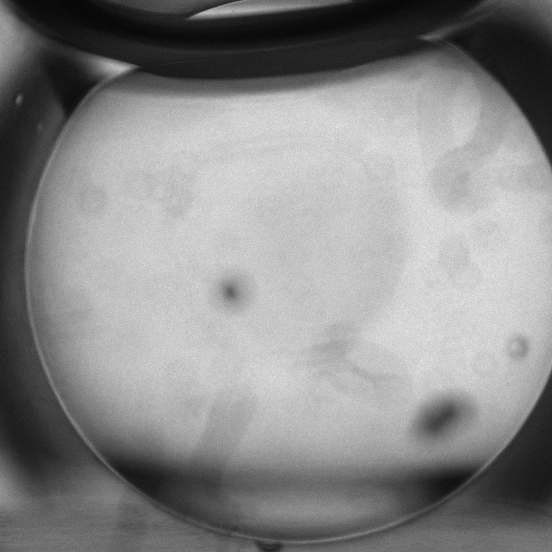
#> input picture Example 1/H04_00_0.jpg, 1104 x 1104 px (shown at 1/2 size); its folder holds only this picture in this run
$ python -i test5.py   (imports and definitions only)   (older library calls are emulated)
#> lines starting #> are read from the running program, lines starting #| are printed output that depends on the picture
#> further down, picture is the input picture: shape (1104, 1104, 3); min 0, max 255, mean 137.1
# testing sorting of images based on the timestamp or
#  final set of numbers in the *.jpg

import glob
import re
import cv2
import numpy as np

boxDimen = 495 # bounding box dimension for photo cropping used in auto_crop()
stdProcessed = []

sourceDir = 'C:/Users/jamie/OneDrive/Shared_Files_Jan_Sci/Autofocus Images/J000972_AF_Temp/Set1/*.jpg'            # photo source folder end in '/'
flist=glob.glob(sourceDir)

# takes in a grayscale image initialized with cv2, and returns a processed image using Sobel XY processing
def sobel(img):
    # print('running Sobel')
    sobelX = cv2.Sobel(img, cv2.CV_64F, 1, 0)
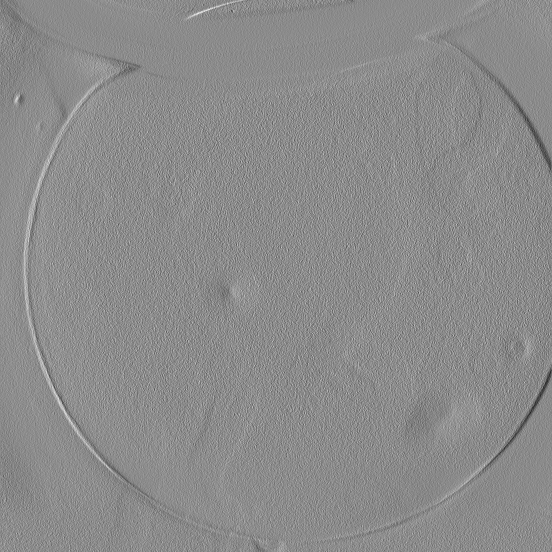
#> sobelX: shape (1104, 1104, 3) float64 (shown at 1/2 size); min -198, max 164, mean 0.2; drawn with min black and max white
    sobelY = cv2.Sobel(img, cv2.CV_64F, 0, 1)
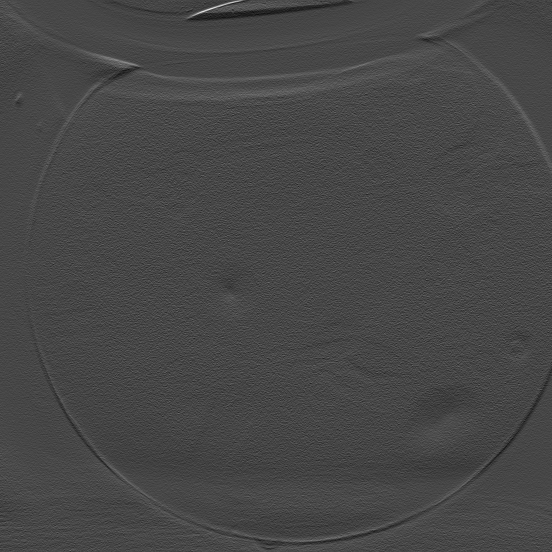
#> sobelY: shape (1104, 1104, 3) float64 (shown at 1/2 size); min -164, max 425, mean 0.4; drawn with min black and max white
    sobelX = np.uint8(np.absolute(sobelX))
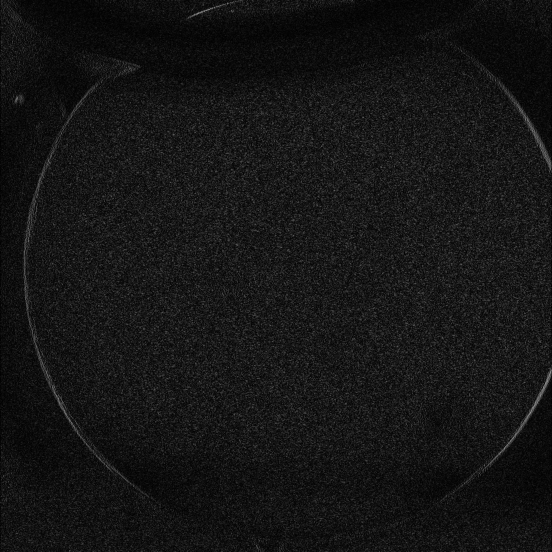
#> sobelX: shape (1104, 1104, 3) (shown at 1/2 size); min 0, max 198, mean 20.9
    sobelY = np.uint8(np.absolute(sobelY))
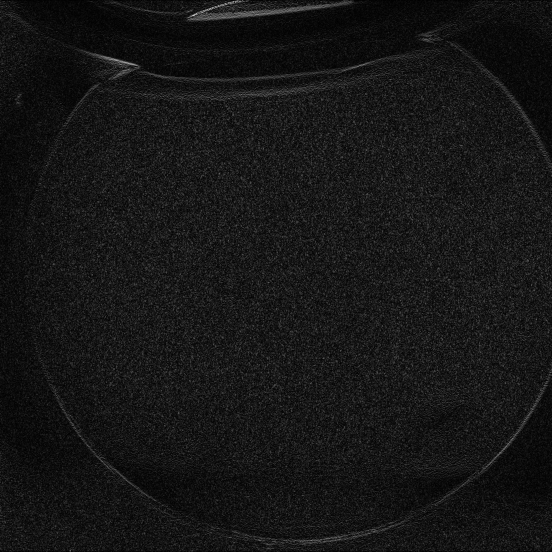
#> sobelY: shape (1104, 1104, 3) (shown at 1/2 size); min 0, max 255, mean 21.7

    return cv2.bitwise_or(sobelX, sobelY)
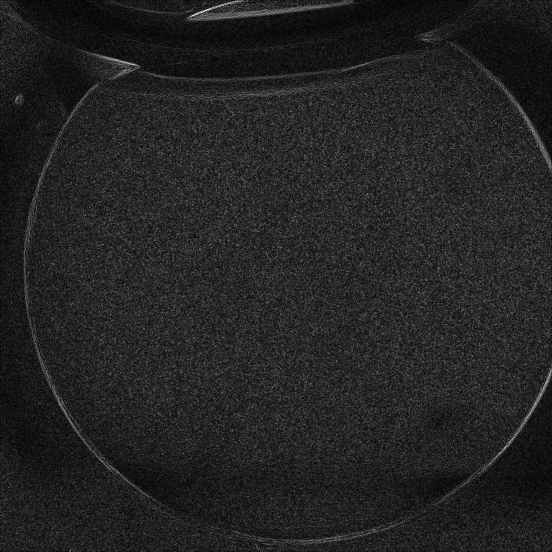
#> returned value: shape (1104, 1104, 3) (shown at 1/2 size); min 0, max 255, mean 35.2

# pass the function an image using format img = cv2.imread('filename')
# see cropping.py for more info
def auto_crop(img):
    # print('cropping images')
    # calculate the cropping values using centered box dimensions
    startRow = (img.shape[0] - boxDimen) // 2
    endRow = (img.shape[0] + boxDimen) // 2
    startCol = (img.shape[1] - boxDimen) // 2
    endCol = (img.shape[1] + boxDimen) // 2

    # Cropping an image
    cropped_image = img[startRow:endRow, startCol:endCol] # cropped = img[start_row:end_row, start_col:end_col]

    # return cv2.GaussianBlur(cropped_image, (3, 3), 0)
    return cropped_image

#saves input 2D array 'vals' values to csv file named by input 'filename'
def csvFile(vals, filename):
    excl = open(filename, 'w')
    excl.write('Standard Deviation\n')
    for x in vals:      # loop to each array element
        for y in x:     # loop to each array sub element
            excl.write(str(y)+'\n')

    excl.close()

# sort the list of images
#----------DO NOT DELETE--------------------------------------------------------------
# [4 lines not run here, left out]

procesdVals = []
# [10 lines not run here, left out]

>>> import cv2
>>> picture = cv2.imread('../Example 1/H04_00_0.jpg')
>>> result = sobel(picture)

$ run again, on Example 1/H04_00_11.jpg
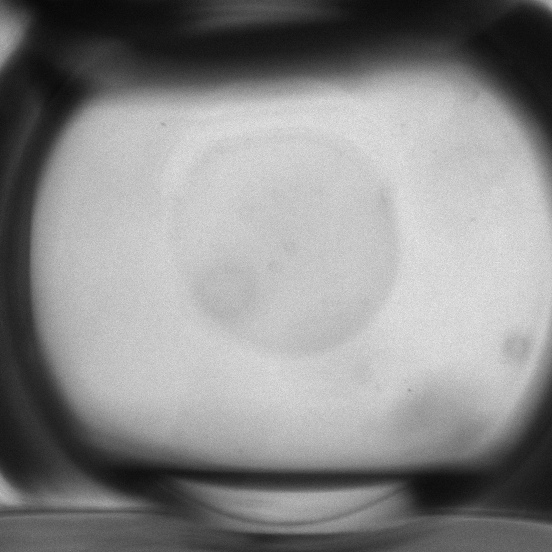
#> input picture Example 1/H04_00_11.jpg, 1104 x 1104 px (shown at 1/2 size)
#> picture is the input picture: shape (1104, 1104, 3); min 0, max 255, mean 137.8
#> in sobel, `sobelY = cv2.Sobel(img, cv2.CV_64F, 0, 1)`:
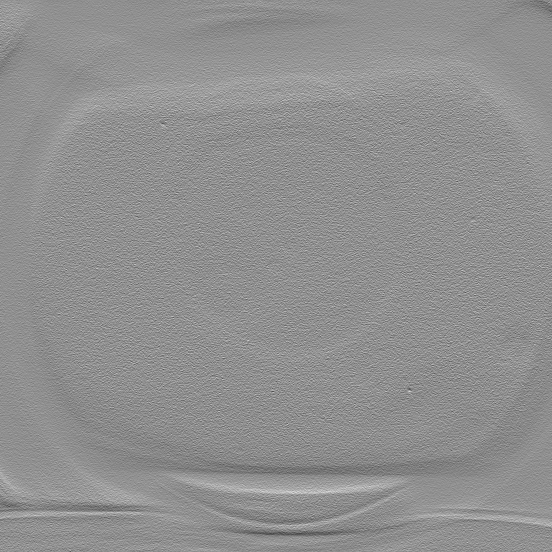
#> sobelY: shape (1104, 1104, 3) float64 (shown at 1/2 size); min -205, max 158, mean 0.3; drawn with min black and max white
#> in sobel, `return cv2.bitwise_or(sobelX, sobelY)`:
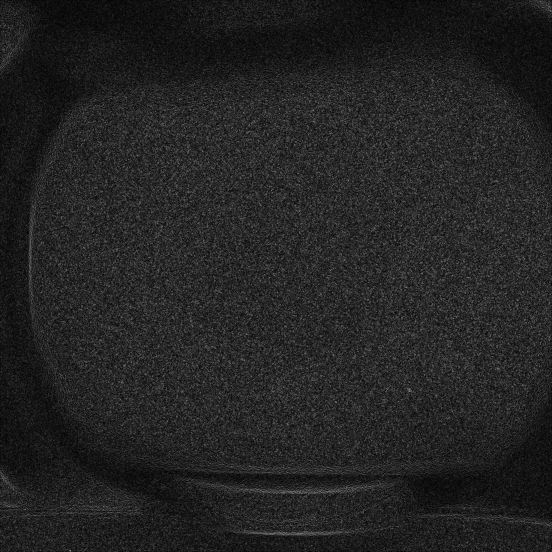
#> returned value: shape (1104, 1104, 3) (shown at 1/2 size); min 0, max 222, mean 35.3
